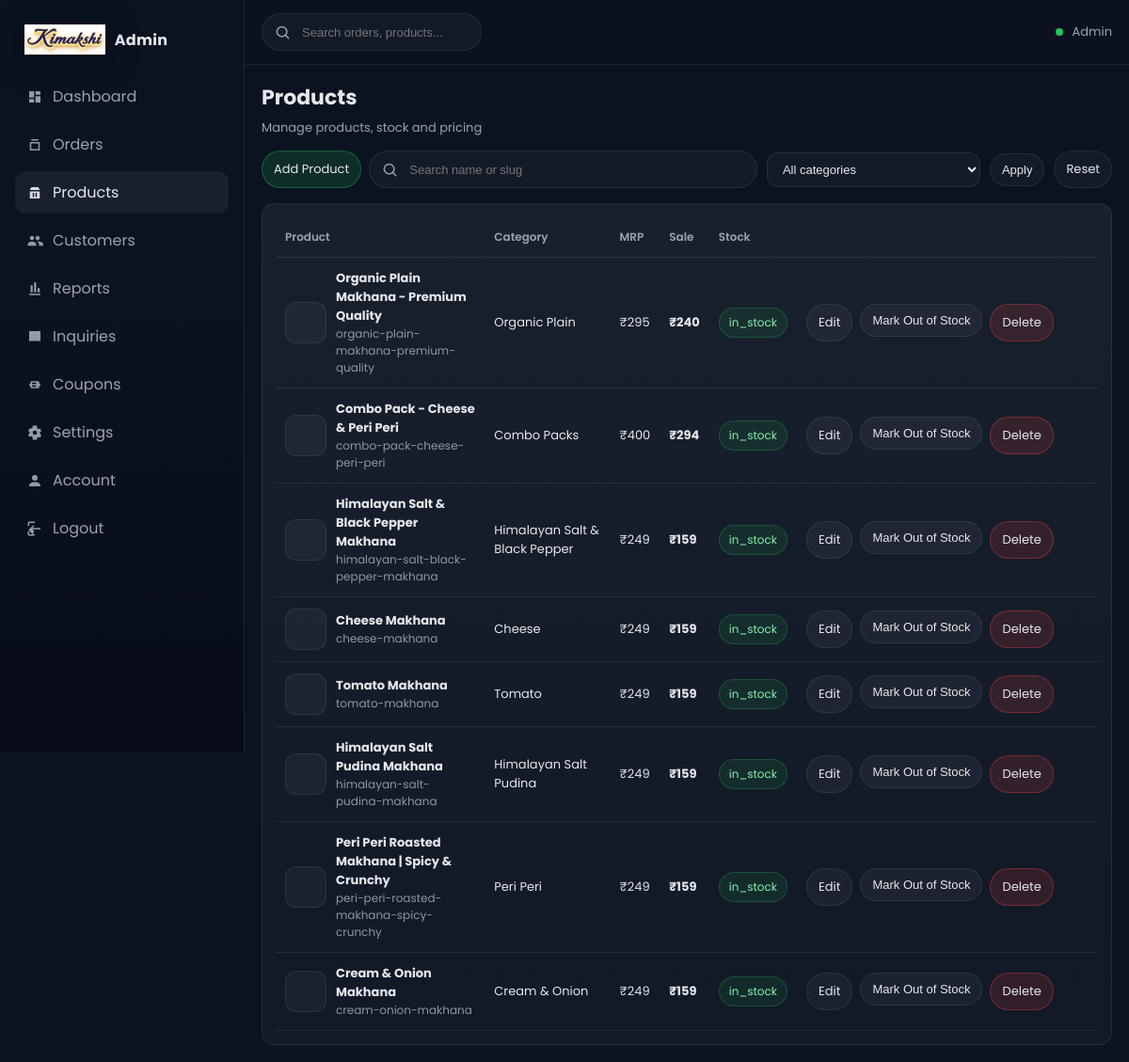
/admin/products.php (signed in), run on the app's committed database.
### tables this page shows
CREATE TABLE products (
  id INT UNSIGNED AUTO_INCREMENT PRIMARY KEY,
  category_id INT UNSIGNED NULL,
  name VARCHAR(190) NOT NULL,
  slug VARCHAR(210) NOT NULL UNIQUE,
  short_desc VARCHAR(255) NULL,
  description TEXT NULL,
  price_mrp DECIMAL(10,2) NOT NULL,
  price_sale DECIMAL(10,2) NOT NULL,
  in_stock TINYINT(1) NOT NULL DEFAULT 1,
  is_on_sale TINYINT(1) NOT NULL DEFAULT 0,
  image_path VARCHAR(255) NULL,
  badge_text VARCHAR(30) NULL,
  created_at TIMESTAMP NOT NULL DEFAULT CURRENT_TIMESTAMP,
  updated_at TIMESTAMP NULL DEFAULT NULL,
  CONSTRAINT fk_products_category FOREIGN KEY (category_id) REFERENCES categories(id)
    ON DELETE SET NULL ON UPDATE CASCADE
);

CREATE TABLE categories (
  id INT UNSIGNED AUTO_INCREMENT PRIMARY KEY,
  name VARCHAR(120) NOT NULL,
  slug VARCHAR(140) NOT NULL UNIQUE,
  created_at TIMESTAMP NOT NULL DEFAULT CURRENT_TIMESTAMP
);

### includes/helpers.php (called while the page is built, shortened)
<?php
function e(string $value): string
{
    return htmlspecialchars($value, ENT_QUOTES, 'UTF-8');
}
function money_inr($amount): string
{
    $n = number_format((float)$amount, 0, '.', ',');
    return '₹' . $n;
}

### includes/db.php (called while the page is built, shortened)
<?php
function db(): PDO
{
    static $pdo = null;
    if ($pdo instanceof PDO) {
        return $pdo;
    }
    $dsn = 'mysql:host=' . DB_HOST . ';dbname=' . DB_NAME . ';charset=utf8mb4';
    $pdo = new PDO($dsn, DB_USER, DB_PASS, [
        PDO::ATTR_ERRMODE => PDO::ERRMODE_EXCEPTION,
        PDO::ATTR_DEFAULT_FETCH_MODE => PDO::FETCH_ASSOC,
        PDO::ATTR_EMULATE_PREPARES => false,
    ]);
    return $pdo;
}

### admin/products.php (the view, shortened to what this page needs)
<?php
require_once __DIR__ . '/../includes/helpers.php';
require_once __DIR__ . '/../includes/db.php';
require_once __DIR__ . '/_layout.php';
$q = trim((string)($_GET['q'] ?? ''));
$bind = [];
$sql = 'SELECT p.*, c.name AS category_name FROM products p LEFT JOIN categories c ON c.id=p.category_id';
$sql .= ' ORDER BY p.created_at DESC LIMIT 300';
$stmt = db()->prepare($sql);
$stmt->execute($bind);
$rows = $stmt->fetchAll();
?>
<div class="admin-actions" style="margin-top:14px">
  <a class="admin-btn primary" href="product_form.php">Add Product</a>
  <form method="get" style="display:flex;gap:10px;flex-wrap:wrap;align-items:center;flex:1">
    <div class="admin-search" style="max-width:420px">
      <svg viewBox="0 0 24 24" aria-hidden="true"><path d="M21 21l-4.3-4.3m1.8-5.2a7 7 0 11-14 0 7 7 0 0114 0z" fill="none" stroke="currentColor" stroke-width="2" stroke-linecap="round"/></svg>
      <input name="q" value="<?= e($q) ?>" placeholder="Search name or slug">
    </div>
    <select name="category_id" class="admin-btn" style="border-radius:12px">
      <option value="0">All categories</option>
    </select>
    <button class="admin-btn" type="submit">Apply</button>
    <a class="admin-btn" href="products.php">Reset</a>
  </form>
</div>
<div class="admin-grid">
  <div class="admin-card" style="grid-column:span 12; overflow:auto">
    <table class="admin-table">
      <thead>
        <tr>
          <th>Product</th>
          <th>Category</th>
          <th>MRP</th>
          <th>Sale</th>
          <th>Stock</th>
          <th></th>
        </tr>
      </thead>
      <tbody>
        <?php foreach ($rows as $r): ?>
          <tr>
            <td>
              <div style="display:flex;gap:10px;align-items:center">
                <div class="admin-thumb">
                </div>
                <div>
                  <div><b><?= e($r['name']) ?></b></div>
                  <div style="color:rgba(156,163,175,.9);font-size:12px"><?= e($r['slug']) ?></div>
                </div>
              </div>
            </td>
            <td><?= e($r['category_name'] ?? '-') ?></td>
            <td><?= money_inr($r['price_mrp']) ?></td>
            <td><b><?= money_inr($r['price_sale']) ?></b></td>
            <td>
              <?php if ((int)$r['in_stock']): ?>
                <span class="admin-status delivered">in_stock</span>
              <?php else: ?>
                <span class="admin-status cancelled">out_of_stock</span>
              <?php endif; ?>
            </td>
            <td style="width:320px">
              <div class="admin-actions">
                <a class="admin-btn" href="product_form.php?id=<?= (int)$r['id'] ?>">Edit</a>
                <form method="post" action="product_toggle_stock.php" style="display:inline">
                  <button class="admin-btn" type="submit"><?= (int)$r['in_stock'] ? 'Mark Out of Stock' : 'Mark In Stock' ?></button>
                </form>
                <a class="admin-btn danger" href="product_delete.php?id=<?= (int)$r['id'] ?>" onclick="return confirm('Delete product?')">Delete</a>
              </div>
            </td>
          </tr>
        <?php endforeach; ?>
      </tbody>
    </table>
  </div>
</div>

### assets/css/admin.css (style rules this page uses)
:root { --a-bg:#0b1220; --a-panel:#0f172a; --a-card:#111c33; --a-text:#e5e7eb; --a-muted:#9ca3af; --a-line:rgba(255,255,255,.08); --a-brand:#22c55e; --a-danger:#ef4444; --a-warn:#f59e0b; --a-radius:14px; }
* { box-sizing:border-box }
html,body { height:100% }
body { margin:0;font-family:"Poppins",system-ui,-apple-system,Segoe UI,Roboto,Arial,sans-serif;background:var(--a-bg);color:var(--a-text) }
a { color:inherit;text-decoration:none }
.admin-search { flex:1;max-width:520px;display:flex;align-items:center;gap:10px;border:1px solid var(--a-line);background:rgba(255,255,255,.04);border-radius:999px;padding:10px 12px;color:var(--a-muted) }
.admin-search svg { width:18px;height:18px;flex:0 0 auto }
.admin-search input { flex:1;border:0;background:transparent;outline:none;color:var(--a-text);font-size:13px }
.admin-grid { display:grid;grid-template-columns:repeat(12,1fr);gap:14px;margin-top:16px }
.admin-card { background:linear-gradient(180deg,rgba(255,255,255,.06),rgba(255,255,255,.03));border:1px solid var(--a-line);border-radius:var(--a-radius);padding:14px }
.admin-table { width:100%;border-collapse:collapse }
.admin-table th,.admin-table td { padding:12px 10px;border-bottom:1px solid var(--a-line);text-align:left;font-size:13px }
.admin-table th { color:var(--a-muted);font-weight:600;font-size:12px }
.admin-actions { display:flex;gap:8px;flex-wrap:wrap }
.admin-btn { display:inline-flex;align-items:center;justify-content:center;gap:8px;border-radius:999px;border:1px solid var(--a-line);background:rgba(255,255,255,.04);color:var(--a-text);padding:9px 12px;font-size:13px;cursor:pointer }
.admin-btn.primary { background:rgba(34,197,94,.15);border-color:rgba(34,197,94,.35) }
.admin-btn.danger { background:rgba(239,68,68,.14);border-color:rgba(239,68,68,.35) }
.admin-status { display:inline-flex;align-items:center;border-radius:999px;padding:6px 10px;font-size:12px;border:1px solid var(--a-line);color:var(--a-muted) }
.admin-status.delivered { color:#86efac;border-color:rgba(34,197,94,.25);background:rgba(34,197,94,.10) }
.admin-thumb { width:44px;height:44px;border-radius:12px;overflow:hidden;border:1px solid var(--a-line);background:rgba(255,255,255,.04);flex:0 0 auto }

### data on the page
products: name "Organic Plain Makhana - Premium Quality", slug "organic-plain-makhana-premium-quality", category.name "Organic Plain", price_mrp "₹295", price_sale "₹240", in_stock "in_stock"
products: name "Combo Pack - Cheese & Peri Peri", slug "combo-pack-cheese-peri-peri", category.name "Combo Packs", price_mrp "₹400", price_sale "₹294", in_stock "in_stock"
products: name "Himalayan Salt & Black Pepper Makhana", slug "himalayan-salt-black-pepper-makhana", category.name "Himalayan Salt & Black Pepper", price_mrp "₹249", price_sale "₹159", in_stock "in_stock"
products: name "Cheese Makhana", slug "cheese-makhana", category.name "Cheese", price_mrp "₹249", price_sale "₹159", in_stock "in_stock"
products: name "Tomato Makhana", slug "tomato-makhana", category.name "Tomato", price_mrp "₹249", price_sale "₹159", in_stock "in_stock"
products: name "Himalayan Salt Pudina Makhana", slug "himalayan-salt-pudina-makhana", category.name "Himalayan Salt Pudina", price_mrp "₹249", price_sale "₹159", in_stock "in_stock"
products: name "Peri Peri Roasted Makhana | Spicy & Crunchy", slug "peri-peri-roasted-makhana-spicy-crunchy", category.name "Peri Peri", price_mrp "₹249", price_sale "₹159", in_stock "in_stock"
products: name "Cream & Onion Makhana", slug "cream-onion-makhana", category.name "Cream & Onion", price_mrp "₹249", price_sale "₹159", in_stock "in_stock"

### other printed values
$u['name'] "Admin"
$pageTitle "Products"
$pageSubtitle "Manage products, stock and pricing"
